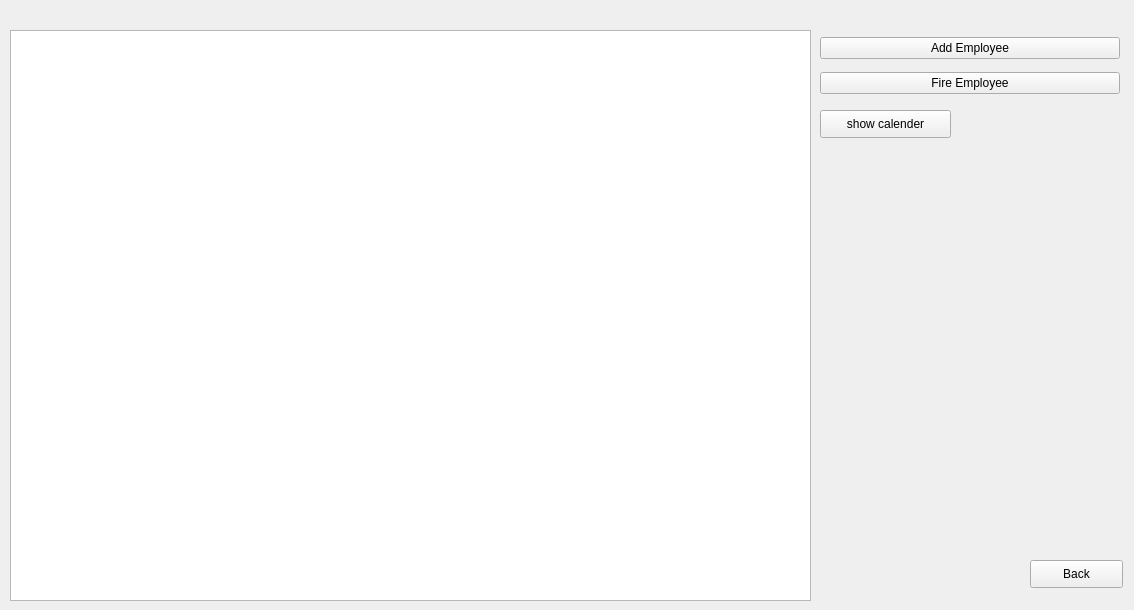
<?xml version="1.0" encoding="UTF-8"?>
<ui version="4.0">
 <class>bossUse</class>
 <widget class="QWidget" name="bossUse">
  <property name="geometry">
   <rect>
    <x>0</x>
    <y>0</y>
    <width>1134</width>
    <height>610</height>
   </rect>
  </property>
  <property name="windowTitle">
   <string>Form</string>
  </property>
  <widget class="QPushButton" name="backbtn">
   <property name="geometry">
    <rect>
     <x>1030</x>
     <y>560</y>
     <width>93</width>
     <height>28</height>
    </rect>
   </property>
   <property name="text">
    <string>Back</string>
   </property>
  </widget>
  <widget class="QPushButton" name="calenderbtn">
   <property name="geometry">
    <rect>
     <x>820</x>
     <y>110</y>
     <width>131</width>
     <height>28</height>
    </rect>
   </property>
   <property name="text">
    <string>show calender</string>
   </property>
  </widget>
  <widget class="QTableView" name="tableView">
   <property name="geometry">
    <rect>
     <x>10</x>
     <y>30</y>
     <width>801</width>
     <height>571</height>
    </rect>
   </property>
   <attribute name="horizontalHeaderStretchLastSection">
    <bool>true</bool>
   </attribute>
  </widget>
  <widget class="QWidget" name="layoutWidget">
   <property name="geometry">
    <rect>
     <x>820</x>
     <y>30</y>
     <width>300</width>
     <height>71</height>
    </rect>
   </property>
   <layout class="QHBoxLayout" name="horizontalLayout">
    <item>
     <layout class="QVBoxLayout" name="verticalLayout">
      <item>
       <widget class="QPushButton" name="addbtn">
        <property name="text">
         <string>Add Employee</string>
        </property>
       </widget>
      </item>
      <item>
       <widget class="QPushButton" name="firebtn">
        <property name="text">
         <string>Fire Employee</string>
        </property>
       </widget>
      </item>
     </layout>
    </item>
   </layout>
  </widget>
 </widget>
 <resources/>
 <connections/>
</ui>
